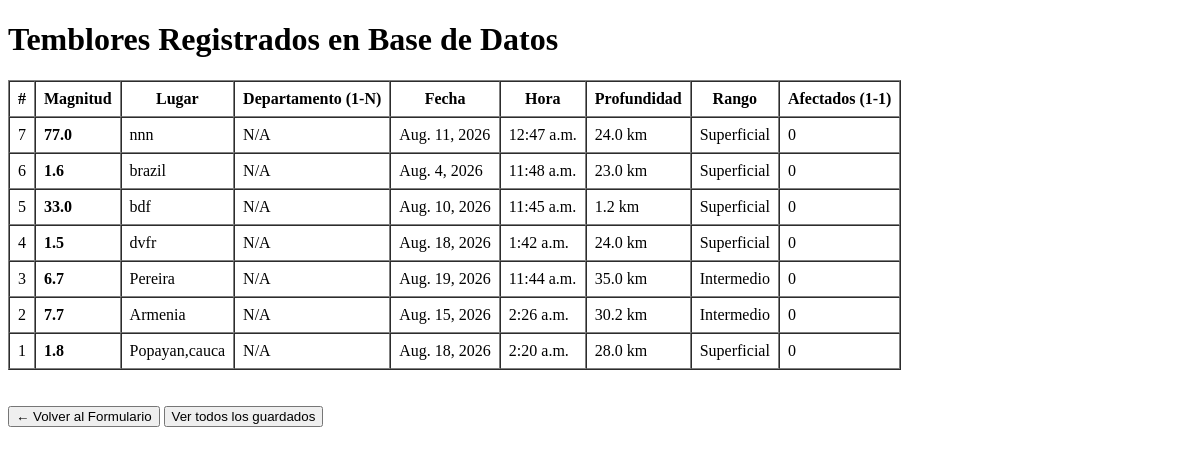
The page /popayan/lista-temblores/ on the database as committed earlier.
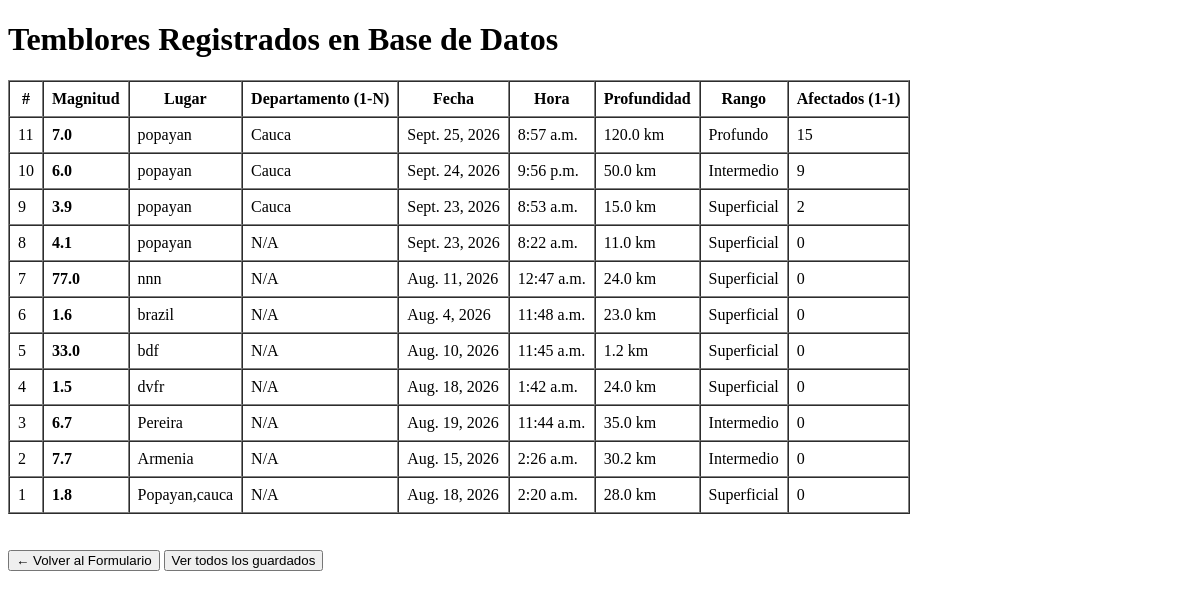
The same page on the database as committed later.
### app_Facil/models.py (models this page shows, shortened)
class Temblor(models.Model):
    magnitud = models.FloatField()
    lugar = models.CharField(max_length=150)
    fecha = models.DateField()
    hora = models.TimeField()
    profundidad = models.FloatField()
    rango_profundidad = models.CharField(max_length=50)
    departamento = models.ForeignKey(
        Departamento,
        on_delete=models.CASCADE,
        related_name='temblores',
        null=True,
        blank=True
    )

class Departamento(models.Model):
    nombre = models.CharField(max_length=100, unique=True)

class ReporteDanios(models.Model):
    temblor = models.OneToOneField(
        Temblor,
        on_delete=models.CASCADE,
        primary_key=True,
        related_name='reporte_danios'
    )
    afectados = models.IntegerField(default=0)
    descripcion_danios = models.TextField()

### app_Facil/views.py (the view)
# urls.py: path('lista-temblores/', views.lista_temblores, name='lista_temblores'),
def lista_temblores(request):
    todos_los_temblores = Temblor.objects.select_related('departamento', 'reporte_danios').all().order_by('-id')
    return render(request, 'salida-temblor.html', {'temblores': todos_los_temblores})

### app_Facil/templates/salida-temblor.html (shortened to what this page needs)
<!DOCTYPE html>
<html lang="es">
<head>
</head>
<body>
    {% if temblores %}
        <h1>Temblores Registrados en Base de Datos</h1>
        <table border="1" cellpadding="8" cellspacing="0">
            <thead>
                <tr>
                    <th>#</th>
                    <th>Magnitud</th>
                    <th>Lugar</th>
                    <th>Departamento (1-N)</th>
                    <th>Fecha</th>
                    <th>Hora</th>
                    <th>Profundidad</th>
                    <th>Rango</th>
                    <th>Afectados (1-1)</th>
                </tr>
            </thead>
            <tbody>
                {% for t in temblores %}
                    <tr>
                        <td>{{ t.id }}</td>
                        <td><strong>{{ t.magnitud }}</strong></td>
                        <td>{{ t.lugar }}</td>
                        <td>{{ t.departamento.nombre|default:"N/A" }}</td>
                        <td>{{ t.fecha }}</td>
                        <td>{{ t.hora }}</td>
                        <td>{{ t.profundidad }} km</td>
                        <td>{{ t.rango_profundidad }}</td>
                        <td>{{ t.reporte_danios.afectados|default:"0" }}</td>
                    </tr>
                {% endfor %}
            </tbody>
        </table>
    {% endif %}
    <br><br>
    <a href="{% url 'formulario_temblor' %}"><button>← Volver al Formulario</button></a>
    <a href="{% url 'lista_temblores' %}"><button>Ver todos los guardados</button></a>
</body>
</html>

Rows that differ between the two databases and show on the page:
added Temblor: id "11", magnitud "7.0", lugar "popayan", departamento.nombre "Cauca", fecha "Sept. 25, 2026", hora "8:57 a.m.", profundidad "120.0", rango_profundidad "Profundo", reporte_danios.afectados "15"
added Temblor: id "10", magnitud "6.0", lugar "popayan", departamento.nombre "Cauca", fecha "Sept. 24, 2026", hora "9:56 p.m.", profundidad "50.0", rango_profundidad "Intermedio", reporte_danios.afectados "9"
added Temblor: id "9", magnitud "3.9", lugar "popayan", departamento.nombre "Cauca", fecha "Sept. 23, 2026", hora "8:53 a.m.", profundidad "15.0", rango_profundidad "Superficial", reporte_danios.afectados "2"
added Temblor: id "8", magnitud "4.1", lugar "popayan", departamento.nombre "N/A", fecha "Sept. 23, 2026", hora "8:22 a.m.", profundidad "11.0", rango_profundidad "Superficial", reporte_danios.afectados "0"
